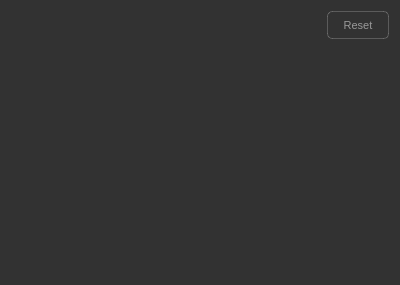
<?xml version="1.0" encoding="UTF-8"?>
<ui version="4.0">
 <class>ResultsListWidgetClass</class>
 <widget class="QWidget" name="ResultsListWidgetClass">
  <property name="geometry">
   <rect>
    <x>0</x>
    <y>0</y>
    <width>400</width>
    <height>285</height>
   </rect>
  </property>
  <property name="windowTitle">
   <string>ResultsListWidget</string>
  </property>
  <property name="styleSheet">
   <string notr="true">background-color:rgb(50,50,50);</string>
  </property>
  <layout class="QGridLayout" name="gridLayout" rowstretch="1,8">
   <item row="0" column="0">
    <layout class="QHBoxLayout" name="horizontalLayout">
     <item>
      <widget class="MyLogoButton" name="btn_ControlVisiable" native="true"/>
     </item>
     <item>
      <spacer name="horizontalSpacer">
       <property name="orientation">
        <enum>Qt::Horizontal</enum>
       </property>
       <property name="sizeHint" stdset="0">
        <size>
         <width>40</width>
         <height>20</height>
        </size>
       </property>
      </spacer>
     </item>
     <item>
      <widget class="QPushButton" name="btn_ReSet">
       <property name="minimumSize">
        <size>
         <width>62</width>
         <height>28</height>
        </size>
       </property>
       <property name="maximumSize">
        <size>
         <width>62</width>
         <height>28</height>
        </size>
       </property>
       <property name="font">
        <font>
         <pointsize>8</pointsize>
        </font>
       </property>
       <property name="styleSheet">
        <string notr="true">QPushButton
{
	border: 1px solid rgba(255, 255, 255, 0.2);
	border-radius: 5px;
	color:#999999;
}
QPushButton:hover
{
	background: #4A4A4A;
	border: 1px solid rgba(255, 255, 255, 0.2);
	border-radius: 5px;
}
QPushButton:pressed
{
	background: #787878;
	border: 1px solid rgba(255, 255, 255, 0.2);
	border-radius: 5px;
}</string>
       </property>
       <property name="text">
        <string>Reset</string>
       </property>
       <property name="icon">
        <iconset>
         <normaloff>Resource/BtnReSet.png</normaloff>Resource/BtnReSet.png</iconset>
       </property>
      </widget>
     </item>
    </layout>
   </item>
   <item row="1" column="0">
    <widget class="QWidget" name="widget_ControlVisual" native="true"/>
   </item>
  </layout>
 </widget>
 <layoutdefault spacing="6" margin="11"/>
 <customwidgets>
  <customwidget>
   <class>MyLogoButton</class>
   <extends>QWidget</extends>
   <header>UI/MyWidget/MyLogoButton.h</header>
   <container>1</container>
  </customwidget>
 </customwidgets>
 <resources/>
 <connections/>
</ui>
